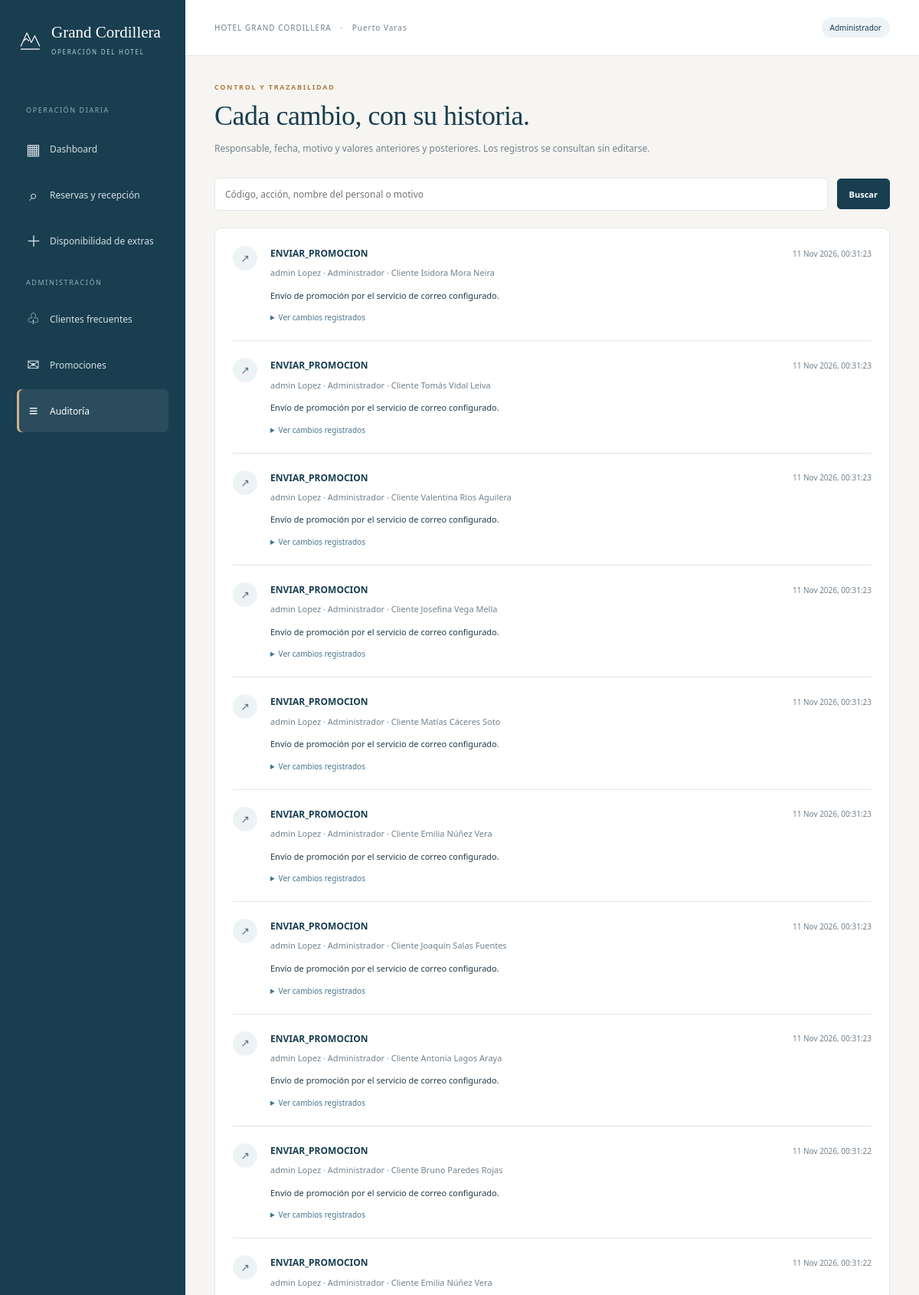
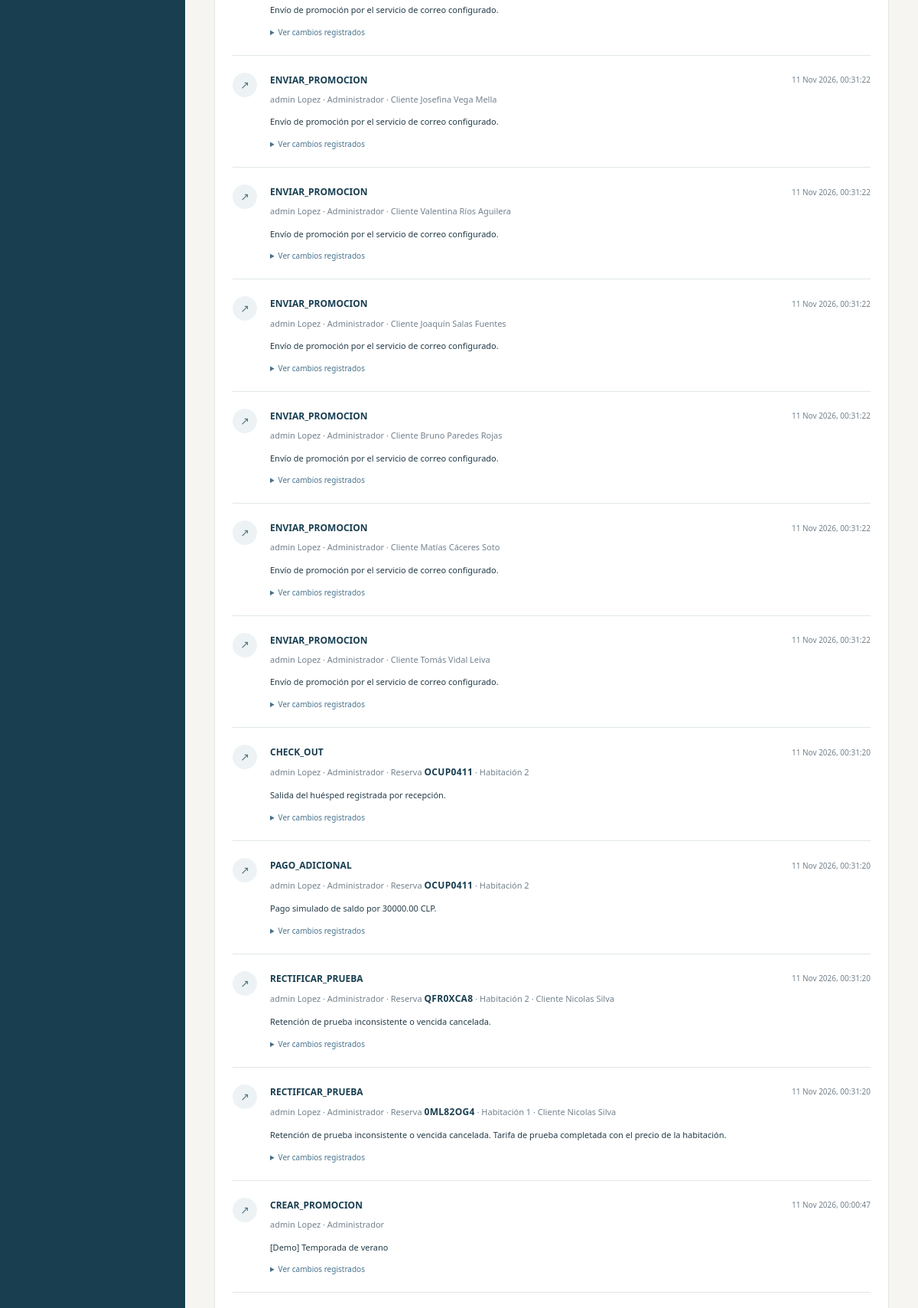
The app's page /panel/auditoria/ (signed in, upper part) with its own data (2 pictures, top to bottom).
### hotel/models.py (models this page shows, shortened)
class PersonalHotel(models.Model):
    class Rol(models.TextChoices):
        RECEPCIONISTA = "RECEPCIONISTA", "Recepcionista"
        ADMINISTRADOR = "ADMINISTRADOR", "Administrador"
    usuario = models.OneToOneField(
        Usuario,
        on_delete=models.PROTECT,
        related_name="personal_hotel",
    )
    codigo_empleado = models.CharField(
        max_length=20,
        unique=True,
        verbose_name="Código de empleado",
    )
    rol = models.CharField(
        max_length=20,
        choices=Rol.choices,
    )
    class Meta:
        db_table = "personal_hotel"
        verbose_name = "Personal del hotel"
        verbose_name_plural = "Personal del hotel"

class BitacoraReserva(models.Model):
    reserva = models.ForeignKey(
        Reserva,
        on_delete=models.PROTECT,
        related_name="eventos",
        null=True,
        blank=True,
    )
    personal = models.ForeignKey(
        PersonalHotel,
        on_delete=models.PROTECT,
        related_name="eventos",
    )
    fecha = models.DateTimeField(default=timezone.now)
    accion = models.CharField(max_length=50)
    motivo = models.TextField()
    habitacion = models.ForeignKey(Habitacion, on_delete=models.PROTECT, null=True, blank=True)
    cliente = models.ForeignKey(Cliente, on_delete=models.PROTECT, null=True, blank=True)
    datos_antes = models.JSONField(default=dict, blank=True)
    datos_despues = models.JSONField(default=dict, blank=True)
    class Meta:
        db_table = "bitacora_reserva"
        verbose_name = "Registro de bitácora"
        verbose_name_plural = "Bitácora de reservas"
        ordering = ["-fecha"]

class Usuario(AbstractUser):
    username = None
    first_name = None
    last_name = None
    rut = models.CharField(
        max_length=12,
        unique=True,
        verbose_name="RUT",
    )
    nombre = models.CharField(max_length=100)
    apellido = models.CharField(max_length=100)
    email = models.CharField(
        max_length=254,
        validators=[validar_arroba],
        unique=True,
        verbose_name="Correo electrónico",
    )
    telefono = models.CharField(
        max_length=25,
        verbose_name="Teléfono",
    )
    USERNAME_FIELD = "email"
    REQUIRED_FIELDS = [
        "rut",
        "nombre",
        "apellido",
        "telefono",
    ]
    objects = UsuarioManager()
    class Meta:
        db_table = "usuario"
        verbose_name = "Usuario"
        verbose_name_plural = "Usuarios"
        constraints = [
            models.UniqueConstraint(
                Lower("email"),
                name="usuario_email_unico_sin_mayusculas",
            ),
        ]
    def get_full_name(self):
        return f"{self.nombre} {self.apellido}".strip()
    def __str__(self):
        return self.get_full_name()

class Cliente(models.Model):
    usuario = models.OneToOneField(
        Usuario,
        on_delete=models.PROTECT,
        related_name="cliente",
    )
    class Meta:
        db_table = "cliente"
        verbose_name = "Cliente"
        verbose_name_plural = "Clientes"

class Reserva(models.Model):
    class Estado(models.TextChoices):
        RETENIDA = "RETENIDA", "Retención temporal"
        CONFIRMADA = "CONFIRMADA", "Confirmada"
        EN_ESTADIA = "EN_ESTADIA", "En estadía"
        COMPLETADA = "COMPLETADA", "Completada"
        CANCELADA = "CANCELADA", "Cancelada"
    codigo = models.CharField(
        max_length=8,
        unique=True,
        default=generar_codigo_reserva,
        editable=False,
    )
    cliente = models.ForeignKey(
        Cliente,
        on_delete=models.PROTECT,
        related_name="reservas",
        null=True,
        blank=True,
    )
    personal = models.ForeignKey(
        PersonalHotel,
        on_delete=models.PROTECT,
        related_name="reservas_gestionadas",
        null=True,
        blank=True,
    )
    habitacion = models.ForeignKey(
        Habitacion,
        on_delete=models.PROTECT,
        related_name="reservas",
    )
    fecha_entrada = models.DateTimeField()
    fecha_salida = models.DateTimeField()
    numero_huespedes = models.PositiveSmallIntegerField(
        default=1,
        validators=[MinValueValidator(1), MaxValueValidator(6)],
        verbose_name="Número de huéspedes",
    )
    monto_pagado_inicial = models.DecimalField(max_digits=12, decimal_places=2, null=True, editable=False)
    monto_pagado_adicional = models.DecimalField(max_digits=12, decimal_places=2, default=0, editable=False)
    class EstadoCorreo(models.TextChoices):
        SIN_REGISTRO = "SIN_REGISTRO", "Sin registro de envío"
        PENDIENTE = "PENDIENTE", "Pendiente"
        ENVIANDO = "ENVIANDO", "Enviando"
        ENVIADO = "ENVIADO", "Enviado"
        ERROR = "ERROR", "Error de envío"
    correo_estado = models.CharField(max_length=12, choices=EstadoCorreo.choices, default=EstadoCorreo.SIN_REGISTRO, editable=False)
    correo_error = models.TextField(blank=True, editable=False)
    correo_intento = models.DateTimeField(null=True, editable=False)
    correo_enviado = models.DateTimeField(null=True, editable=False)
    correo_contenido = models.TextField(blank=True, editable=False)
    pago_simulado = models.BooleanField(
        default=False, editable=False, verbose_name="Pago de prueba aprobado",
    )
    fecha_creacion = models.DateTimeField(
        default=timezone.now,
        editable=False,
    )
    fecha_confirmacion = models.DateTimeField(
        null=True,
        blank=True,
    )
    fecha_checkin = models.DateTimeField(
        null=True,
        blank=True,
    )
    fecha_checkout = models.DateTimeField(null=True, blank=True)
    estado = models.CharField(
        max_length=12,
        choices=Estado.choices,
        default=Estado.RETENIDA,
    )
    retencion_hasta = models.DateTimeField(
        default=calcular_vencimiento_retencion,
        null=True,
        blank=True,
    )
    titular_rut = models.CharField(
        max_length=12,
        blank=True,
    )
    titular_nombre = models.CharField(
        max_length=100,
        blank=True,
    )
    titular_apellido = models.CharField(
        max_length=100,
        blank=True,
    )
    titular_correo = models.EmailField(blank=True)
    titular_telefono = models.CharField(
        max_length=25,
        blank=True,
    )
    precio_noche_pactado = models.DecimalField(
        max_digits=12,
        decimal_places=2,
        default=0,
        validators=[MinValueValidator(0)],
    )
    descuento_aplicado = models.DecimalField(
        max_digits=12,
        decimal_places=2,
        default=0,
        validators=[MinValueValidator(0)],
    )
    monto_total = models.DecimalField(
        max_digits=12,
        decimal_places=2,
        default=0,
        validators=[MinValueValidator(0)],
    )
    class Meta:
        db_table = "reserva"
        verbose_name = "Reserva"
        verbose_name_plural = "Reservas"
        ordering = ["-fecha_creacion"]
        constraints = [
            models.CheckConstraint(
                condition=Q(fecha_salida__gt=F("fecha_entrada")),
                name="reserva_fechas_ordenadas",
            ),
            models.CheckConstraint(
                condition=Q(
                    precio_noche_pactado__gte=0,
                    descuento_aplicado__gte=0,
                    monto_total__gte=0,
                ),
                name="reserva_importes_no_negativos",
            ),
        ]
        indexes = [
            models.Index(
                fields=[
                    "habitacion",
                    "estado",
                    "fecha_entrada",
                    "fecha_salida",
                ],
                name="reserva_disponibilidad_idx",
            ),
        ]

class Habitacion(models.Model):
    class Tipo(models.TextChoices):
        NORMAL = "NORMAL", "Normal"
        MEDIANA = "MEDIANA", "Mediana"
        SUITE_MED = "SUITE_MED", "Suite Mediana"
        GRANDE = "GRANDE", "Suite Grande"
    class Estado(models.TextChoices):
        DISPONIBLE = "DISPONIBLE", "Disponible"
        RESERVADA = "RESERVADA", "Reservada"
        OCUPADA = "OCUPADA", "Ocupada"
        MANTENIMIENTO = "MANTENIMIENTO", "En mantenimiento"
    capacidad = models.PositiveIntegerField(default=2, validators=[MinValueValidator(1)])
    cantidad_camas = models.PositiveIntegerField(default=1, validators=[MinValueValidator(1)])
    tipo_cama = models.CharField(max_length=30, default="Matrimonial")
    televisor = models.BooleanField(default=True)
    bano_privado = models.BooleanField(default=True, verbose_name="Baño privado")
    tina = models.BooleanField(default=False)
    minibar = models.BooleanField(default=False)
    CONFIGURACION = {
        Tipo.NORMAL: (2, 1, "Matrimonial"),
        Tipo.MEDIANA: (4, 2, "Matrimonial"),
        Tipo.SUITE_MED: (2, 1, "King"),
        Tipo.GRANDE: (4, 2, "King"),
    }
    numero = models.PositiveIntegerField(
        unique=True,
        validators=[MinValueValidator(1)],
    )
    tipo = models.CharField(
        max_length=10,
        choices=Tipo.choices,
    )
    precio_base_noche = models.DecimalField(
        max_digits=12,
        decimal_places=2,
        validators=[MinValueValidator(0)],
    )
    estado_actual = models.CharField(
        max_length=15,
        choices=Estado.choices,
        default=Estado.DISPONIBLE,
    )
    class Meta:
        db_table = "habitacion"
        verbose_name = "Habitación"
        verbose_name_plural = "Habitaciones"
        ordering = ["numero"]
        constraints = [
            models.CheckConstraint(
                condition=Q(precio_base_noche__gte=0),
                name="habitacion_precio_no_negativo",
            ),
        ]

### hotel/panel_views.py (the view)
# urls.py: path('panel/auditoria/', panel_views.auditoria, name='panel_auditoria'),
@never_cache
@acceso_personal(solo_admin=True)
def auditoria(request):
    eventos = BitacoraReserva.objects.select_related('personal__usuario', 'reserva', 'habitacion', 'cliente__usuario')
    q = request.GET.get('q','').strip()
    if q:
        eventos = eventos.filter(Q(reserva__codigo__icontains=q) | Q(motivo__icontains=q) | Q(personal__usuario__nombre__icontains=q) | Q(personal__usuario__apellido__icontains=q) | Q(accion__icontains=q))
    contexto = contexto_panel(request, 'auditoria')
    contexto.update({'pagina': Paginator(eventos,25).get_page(request.GET.get('page')), 'q':q})
    return render(request, 'hotel/panel/auditoria.html', contexto)

### hotel/templates/hotel/panel/auditoria.html
{% extends 'hotel/panel/base.html' %}{% block content %}<div class="page-heading"><div><span class="eyebrow">CONTROL Y TRAZABILIDAD</span><h1>Cada cambio, con su historia.</h1><p>Responsable, fecha, motivo y valores anteriores y posteriores. Los registros se consultan sin editarse.</p></div></div><form method="get" class="search-toolbar"><input name="q" value="{{ q }}" aria-label="Buscar en auditoría" placeholder="Código, acción, nombre del personal o motivo"><button class="button">Buscar</button></form><section class="panel-card"><div class="audit-list">{% for evento in pagina %}<article class="audit-entry"><div class="audit-icon">↗</div><div><div class="audit-title"><strong>{{ evento.accion }}</strong><time>{{ evento.fecha|date:'j M Y, H:i:s' }}</time></div><p>{{ evento.personal.usuario }} · {{ evento.personal.get_rol_display }}{% if evento.reserva_id %} · Reserva <a class="code" href="{% url 'hotel:panel_reserva' evento.reserva_id %}">{{ evento.reserva.codigo }}</a>{% endif %}{% if evento.habitacion_id %} · Habitación {{ evento.habitacion.numero }}{% endif %}{% if evento.cliente_id %} · Cliente {{ evento.cliente.usuario }}{% endif %}</p><p class="audit-reason">{{ evento.motivo }}</p><details><summary>Ver cambios registrados</summary><div class="audit-values"><div><h3>Antes</h3><pre>{{ evento.datos_antes|pprint }}</pre></div><div><h3>Después</h3><pre>{{ evento.datos_despues|pprint }}</pre></div></div></details></div></article>{% empty %}<p class="empty">Aún no hay acciones registradas para esta búsqueda.</p>{% endfor %}</div>{% include 'hotel/panel/paginacion.html' %}</section>{% endblock %}

### hotel/templates/hotel/panel/base.html (shortened to what this page needs)
{% load static %}<!doctype html><html lang="es-CL"><head><link rel="stylesheet" href="{% static 'hotel/css/panel.css' %}?v=destinatarios-3"></head><body>
<aside class="panel-sidebar"><a class="panel-brand" href="{% url 'hotel:panel_dashboard' %}"><img src="{% static 'hotel/img/montana.svg' %}" alt=""><span>Grand Cordillera<small>OPERACIÓN DEL HOTEL</small></span></a><span class="nav-caption">OPERACIÓN DIARIA</span><nav><a class="" href="{% url 'hotel:panel_dashboard' %}"><span>▦</span>Dashboard</a><a class="" href="{% url 'hotel:panel_reservas' %}"><span>⌕</span>Reservas y recepción</a><a class="" href="{% url 'hotel:panel_extras' %}"><span>＋</span>Disponibilidad de extras</a>{% if es_administrador %}<span class="nav-caption">ADMINISTRACIÓN</span><a class="" href="{% url 'hotel:panel_clientes' %}"><span>♧</span>Clientes frecuentes</a><a class="" href="{% url 'hotel:panel_promociones' %}"><span>✉</span>Promociones</a><a class="{% if seccion == 'auditoria' %}active{% endif %}" href="{% url 'hotel:panel_auditoria' %}"><span>≡</span>Auditoría</a>{% endif %}</nav></aside>
<div class="panel-main"><header class="panel-topbar"><span>HOTEL GRAND CORDILLERA <b>·</b> Puerto Varas</span><span class="staff-chip">{{ personal.get_rol_display }}</span></header><main class="panel-content">{% block content %}{% endblock %}</main></div></body></html>

### records on screen
PersonalHotel: rol "Administrador"
BitacoraReserva: accion "ENVIAR_PROMOCION", fecha "11 Nov 2026, 00:31:23", personal.usuario "admin Lopez", personal.rol "Administrador", cliente.usuario "Isidora Mora Neira", motivo "Envío de promoción por el servicio de correo configurado."
BitacoraReserva: accion "ENVIAR_PROMOCION", fecha "11 Nov 2026, 00:31:23", personal.usuario "admin Lopez", personal.rol "Administrador", cliente.usuario "Tomás Vidal Leiva", motivo "Envío de promoción por el servicio de correo configurado."
BitacoraReserva: accion "ENVIAR_PROMOCION", fecha "11 Nov 2026, 00:31:23", personal.usuario "admin Lopez", personal.rol "Administrador", cliente.usuario "Valentina Ríos Aguilera", motivo "Envío de promoción por el servicio de correo configurado."
BitacoraReserva: accion "ENVIAR_PROMOCION", fecha "11 Nov 2026, 00:31:23", personal.usuario "admin Lopez", personal.rol "Administrador", cliente.usuario "Josefina Vega Mella", motivo "Envío de promoción por el servicio de correo configurado."
BitacoraReserva: accion "ENVIAR_PROMOCION", fecha "11 Nov 2026, 00:31:23", personal.usuario "admin Lopez", personal.rol "Administrador", cliente.usuario "Matías Cáceres Soto", motivo "Envío de promoción por el servicio de correo configurado."
BitacoraReserva: accion "ENVIAR_PROMOCION", fecha "11 Nov 2026, 00:31:23", personal.usuario "admin Lopez", personal.rol "Administrador", cliente.usuario "Emilia Núñez Vera", motivo "Envío de promoción por el servicio de correo configurado."
BitacoraReserva: accion "ENVIAR_PROMOCION", fecha "11 Nov 2026, 00:31:23", personal.usuario "admin Lopez", personal.rol "Administrador", cliente.usuario "Joaquín Salas Fuentes", motivo "Envío de promoción por el servicio de correo configurado."
BitacoraReserva: accion "ENVIAR_PROMOCION", fecha "11 Nov 2026, 00:31:23", personal.usuario "admin Lopez", personal.rol "Administrador", cliente.usuario "Antonia Lagos Araya", motivo "Envío de promoción por el servicio de correo configurado."
BitacoraReserva: accion "ENVIAR_PROMOCION", fecha "11 Nov 2026, 00:31:22", personal.usuario "admin Lopez", personal.rol "Administrador", cliente.usuario "Bruno Paredes Rojas", motivo "Envío de promoción por el servicio de correo configurado."
BitacoraReserva: accion "ENVIAR_PROMOCION", fecha "11 Nov 2026, 00:31:22", personal.usuario "admin Lopez", personal.rol "Administrador", cliente.usuario "Emilia Núñez Vera", motivo "Envío de promoción por el servicio de correo configurado."
BitacoraReserva: accion "ENVIAR_PROMOCION", fecha "11 Nov 2026, 00:31:22", personal.usuario "admin Lopez", personal.rol "Administrador", cliente.usuario "Josefina Vega Mella", motivo "Envío de promoción por el servicio de correo configurado."
BitacoraReserva: accion "ENVIAR_PROMOCION", fecha "11 Nov 2026, 00:31:22", personal.usuario "admin Lopez", personal.rol "Administrador", cliente.usuario "Valentina Ríos Aguilera", motivo "Envío de promoción por el servicio de correo configurado."
BitacoraReserva: accion "ENVIAR_PROMOCION", fecha "11 Nov 2026, 00:31:22", personal.usuario "admin Lopez", personal.rol "Administrador", cliente.usuario "Joaquín Salas Fuentes", motivo "Envío de promoción por el servicio de correo configurado."
BitacoraReserva: accion "ENVIAR_PROMOCION", fecha "11 Nov 2026, 00:31:22", personal.usuario "admin Lopez", personal.rol "Administrador", cliente.usuario "Bruno Paredes Rojas", motivo "Envío de promoción por el servicio de correo configurado."
BitacoraReserva: accion "ENVIAR_PROMOCION", fecha "11 Nov 2026, 00:31:22", personal.usuario "admin Lopez", personal.rol "Administrador", cliente.usuario "Matías Cáceres Soto", motivo "Envío de promoción por el servicio de correo configurado."
BitacoraReserva: accion "ENVIAR_PROMOCION", fecha "11 Nov 2026, 00:31:22", personal.usuario "admin Lopez", personal.rol "Administrador", cliente.usuario "Tomás Vidal Leiva", motivo "Envío de promoción por el servicio de correo configurado."
BitacoraReserva: accion "CHECK_OUT", fecha "11 Nov 2026, 00:31:20", personal.usuario "admin Lopez", personal.rol "Administrador", reserva.codigo "OCUP0411", habitacion.numero "2", motivo "Salida del huésped registrada por recepción."
BitacoraReserva: accion "PAGO_ADICIONAL", fecha "11 Nov 2026, 00:31:20", personal.usuario "admin Lopez", personal.rol "Administrador", reserva.codigo "OCUP0411", habitacion.numero "2", motivo "Pago simulado de saldo por 30000.00 CLP."
BitacoraReserva: accion "RECTIFICAR_PRUEBA", fecha "11 Nov 2026, 00:31:20", personal.usuario "admin Lopez", personal.rol "Administrador", reserva.codigo "QFR0XCA8", habitacion.numero "2", cliente.usuario "Nicolas Silva", motivo "Retención de prueba inconsistente o vencida cancelada."
BitacoraReserva: accion "RECTIFICAR_PRUEBA", fecha "11 Nov 2026, 00:31:20", personal.usuario "admin Lopez", personal.rol "Administrador", reserva.codigo "0ML82OG4", habitacion.numero "1", cliente.usuario "Nicolas Silva", motivo "Retención de prueba inconsistente o vencida cancelada. Tarifa de prueba completada con el precio de la habitación."
BitacoraReserva: accion "CREAR_PROMOCION", fecha "11 Nov 2026, 00:00:47", personal.usuario "admin Lopez", personal.rol "Administrador", motivo "[Demo] Temporada de verano"
